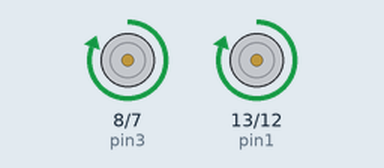
Simulated run of this sketch. Board: Arduino Uno, built with avr-gcc and run on an emulated ATmega328P. On the bench: motor-driver pin pairs drawn as motors (green arrow = first pin HIGH = forward, orange = second pin HIGH = backward, longer = more drive).

Above: at 1.2 s.
At 6.2 s:
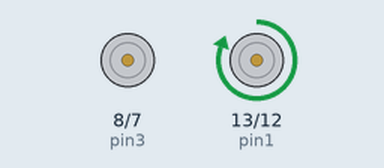
At 11.2 s:
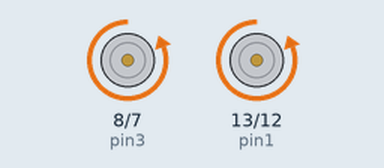
At 23.7 s:
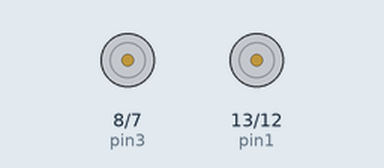
Timing chart, 0 to 26.0 s (numbered marks = the images above):
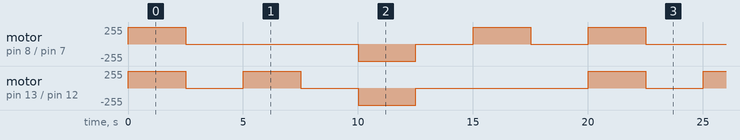

The sketch:

motor_forword_revers.ino
```cpp
int pin1 = 13;  // Connect to the positive terminal of the motor1
int pin2 = 12; // Connect to the negative terminal of the motor1
int pin3 = 8;  // Connect to the positive terminal of the motor2
int pin4 = 7;  // Connect to the negative terminal of the motor2

void setup() {
  pinMode(pin1, OUTPUT);
  pinMode(pin2, OUTPUT);
  pinMode(pin3, OUTPUT);
  pinMode(pin4, OUTPUT);

}

void forward(){
  digitalWrite(pin1, 1);
  digitalWrite(pin2, 0);
  digitalWrite(pin3, 1);
  digitalWrite(pin4, 0);
}

void reverse(){

  digitalWrite(pin1, 0);
  digitalWrite(pin2, 1);
  digitalWrite(pin3, 0);
  digitalWrite(pin4, 1);
}

void right()
{
  digitalWrite(pin1, 1);
  digitalWrite(pin2, 0);
  digitalWrite(pin3, 0);
  digitalWrite(pin4, 0);

}

void left()
{

  digitalWrite(pin1, 0);
  digitalWrite(pin2, 0);
  digitalWrite(pin3, 1);
  digitalWrite(pin4, 0);
}

void stop() {

  digitalWrite(pin1, LOW);
  digitalWrite(pin2, LOW);
  digitalWrite(pin3, LOW);
  digitalWrite(pin4, LOW);
}


void loop() {
  forward();
  delay(2500);
  stop();
  delay(2500);

  right();
  delay(2500);
  stop();
  delay(2500);

  reverse();
  delay(2500);
  stop();
  delay(2500);

  left();
  delay(2500);
  stop();
  delay(2500);

}
```

Measured:
- by itself, motor on pin 8 (pin3) / pin 7 (pin4): repeats every 20.0 s: stopped 7.5 s, backward 255/255 2.5 s, 2 × (stopped 2.5 s, forward 255/255 2.5 s)
- by itself, motor on pin 13 (pin1) / pin 12 (pin2): repeats every 20.0 s: stopped 2.5 s, forward 255/255 2.5 s, stopped 2.5 s, backward 255/255 2.5 s, stopped 7.5 s, forward 255/255 2.5 s
